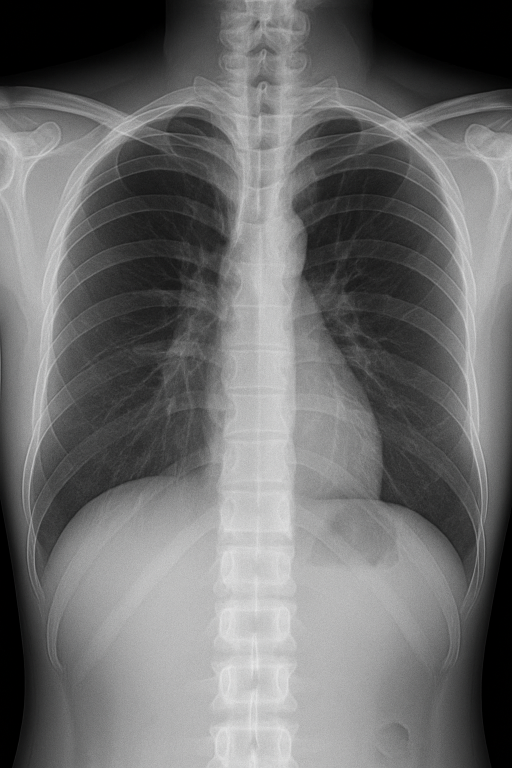
#> input picture Lab5/xray_twin1.png, 1024 x 1536 px (shown at 1/2 size)
$ python HoG.py
#> lines starting #> are read from the running program, lines starting #| are printed output that depends on the picture; long printed decimals are rounded
import cv2
import numpy as np
from numpy.linalg import norm

def compute_hog(img):
    img = cv2.resize(img, (256, 256))  # consistent size

    hog = cv2.HOGDescriptor()
    features = hog.compute(img).flatten()
    return features


def hog_similarity(img1, img2):
    f1 = compute_hog(img1)
    f2 = compute_hog(img2)

    # cosine similarity
    cosine_sim = np.dot(f1, f2) / (norm(f1) * norm(f2))

    # euclidean distance
    euclid = norm(f1 - f2)

    return cosine_sim, euclid


# Example usage
img1 = cv2.imread('xray_twin1.png', cv2.IMREAD_GRAYSCALE)
#> img1: shape (1536, 1024); min 0, max 234, mean 109.2
img2 = cv2.imread('xray_twin2.png', cv2.IMREAD_GRAYSCALE)
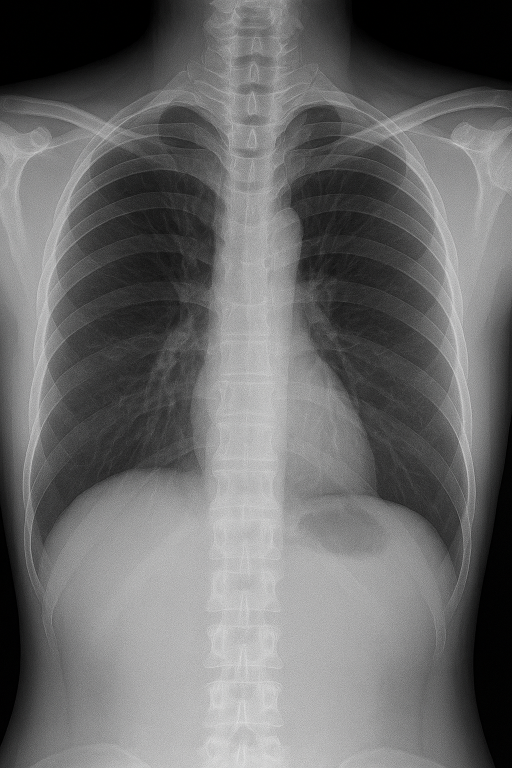
#> input picture Lab5/xray_twin2.png, 1024 x 1536 px (shown at 1/2 size)
#> img2: shape (1536, 1024); min 0, max 238, mean 106.4

cos_sim, euc_dist = hog_similarity(img1, img2)
#> in compute_hog, `img = cv2.resize(img, (256, 256))`:
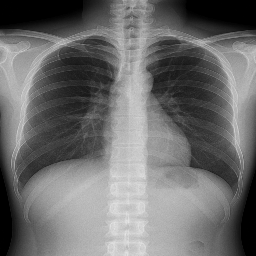
#> img: shape (256, 256); min 0, max 229, mean 109.3
#> in compute_hog (call 2), `img = cv2.resize(img, (256, 256))`:
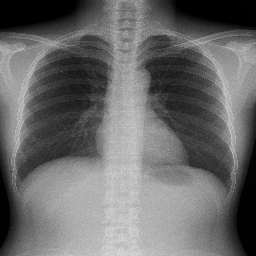
#> img: shape (256, 256); min 0, max 225, mean 106.6
#> in hog_similarity, `cosine_sim = np.dot(f1, f2) / (norm(f1) * norm(f2))`: cosine_sim = 0.911
#> in hog_similarity, `euclid = norm(f1 - f2)`: euclid = 88.93
#> cos_sim = 0.911; euc_dist = 88.93

print("Cosine similarity:", cos_sim)
#| Cosine similarity: 0.9111
print("Euclidean distance:", euc_dist)
#| Euclidean distance: 88.926
